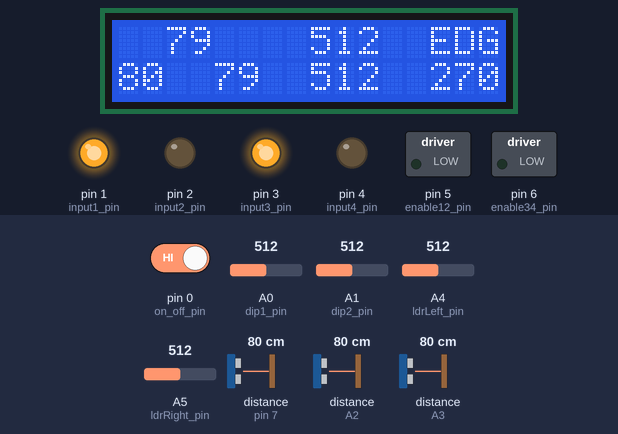
Bench run of a sketch on a simulated Arduino Uno, built with avr-gcc and run on an emulated ATmega328P. On the bench: 16×2 character LCD, switched loads named in the sketch (green lamp = pin HIGH), output pins drawn as LEDs (lit = HIGH). Wiring (inferred from the names in the program): 3 × ultrasonic range finder: trigger pin 7, echo pin 7 / trigger A2, echo A2 / trigger A3, echo A3. The test bench sets the inputs (shaded band); at power-on: pin 0 (on_off_pin) HIGH, distance to the obstacle (sensors on pin 7, A2, A3) 80 cm, A4 (ldrLeft_pin) = 512, A5 (ldrRight_pin) = 512, A0 (dip1_pin) = 512, A1 (dip2_pin) = 512. The echo pulse lasts 58.3 µs per cm.

Above: at 1.2 s.
1.3 s: pin 0 (on_off_pin) driven LOW
At 5.3 s:
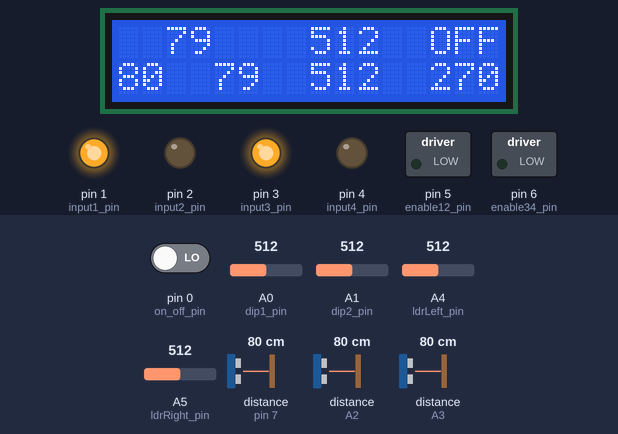
5.8 s: pin 0 (on_off_pin) driven HIGH
At 6.6 s:
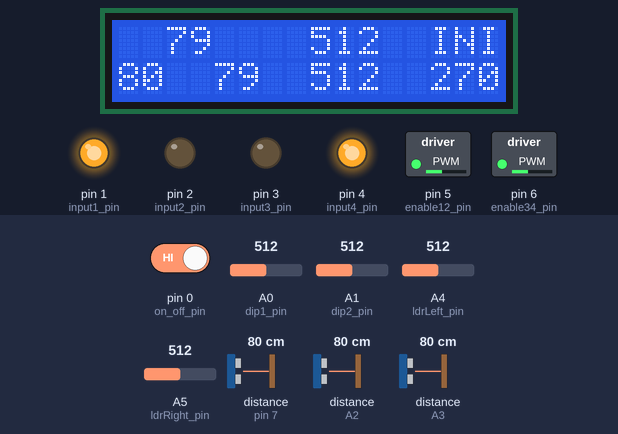
9.6 s: distance to the obstacle (sensor on pin 7) set to 2 cm
At 13.36 s:
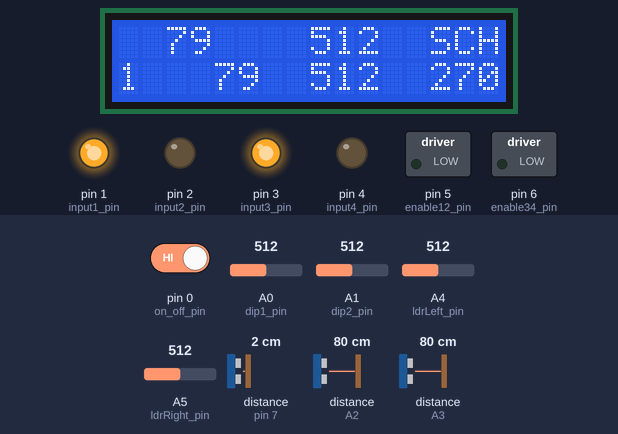
13.4 s: A4 (ldrLeft_pin) set to 534
At 17.8 s:
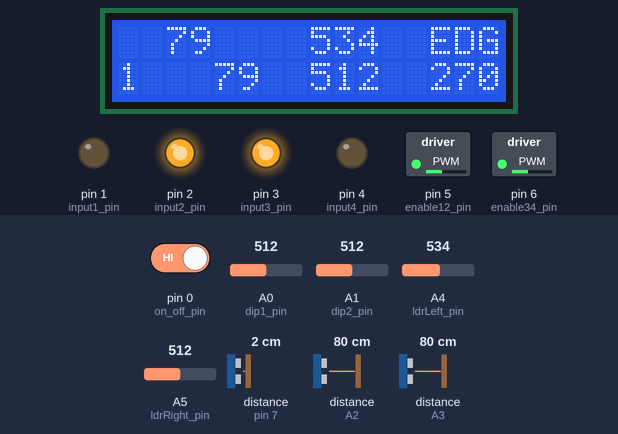
18.1 s: A4 (ldrLeft_pin) set to 567
At 19.3 s:
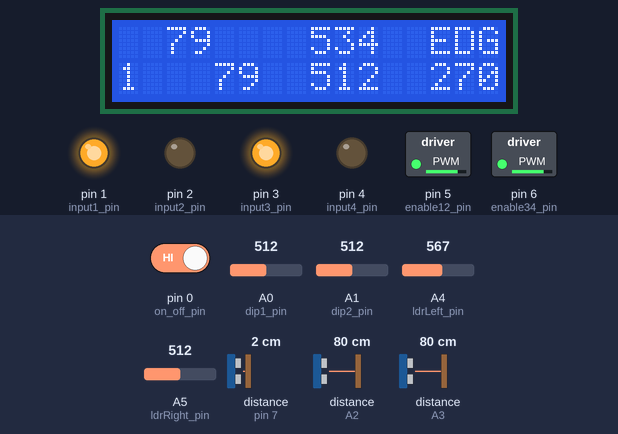
26.5 s: A5 (ldrRight_pin) set to 533
At 30.7 s:
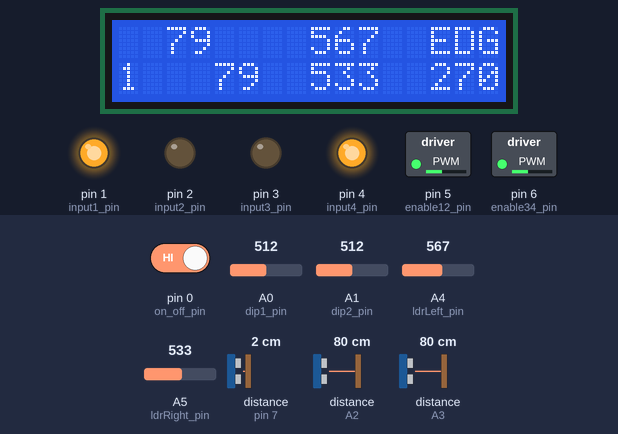
31.0 s: A5 (ldrRight_pin) set to 560
Timing chart, 0 to 34.1 s (numbered marks = the images above; inputs shaded):
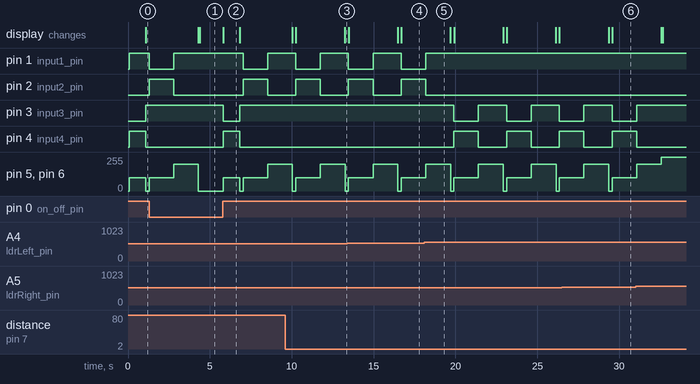

Measured:
- the behaviour switches between 549 and 550 on A4 (ldrLeft_pin) (found by bisection; images 4 and 5)
- after the input at 1.3 s, pin 1 (input1_pin): goes on until 2.8 s, then stays HIGH; pin 2 (input2_pin): goes on until 2.8 s, then stays LOW; pin 5 (enable12_pin), pin 6 (enable34_pin): goes on until 4.3 s, then stays 0/255; the display: first differs from a run without the input after 3.1 s (image 1)
- after the input at 5.8 s, pin 1 (input1_pin): HIGH → LOW after 1.2 s, → HIGH 1.5 s later; pin 2 (input2_pin): LOW → HIGH after 1.2 s, → LOW 1.5 s later
- after the input at 13.4 s, the display: first differs from a run without the input after 3.3 s (image 4)
- after the input at 18.1 s, pin 1 (input1_pin): goes on until 18.2 s, then stays HIGH; pin 2 (input2_pin): goes on until 18.2 s, then stays LOW; pin 3 (input3_pin): alternates HIGH for 1.7 s and LOW for 1.5 s, starting after 1.8 s; pin 4 (input4_pin): alternates HIGH for 1.5 s and LOW for 1.7 s, starting after 1.8 s
- after the input at 26.5 s, the display: first differs from a run without the input after 3.1 s (image 6)
- after the input at 31.0 s, pin 3 (input3_pin): goes on until 31.1 s, then stays HIGH; pin 4 (input4_pin): goes on until 31.1 s, then stays LOW

The sketch:

SumoBot.ino
```cpp
//Alexander Li
//AL TER4M SumoBot
//Version: 2021-05-13
//Course: TEJ4M1
//Teacher: Mr. Wong
//Function: sumo-wrestling bot that aims to push an opponent bot out of a ring

#include <LiquidCrystal.h>

//Pin variables

//Pin variables
int on_off_pin = 0;
int input1_pin = 1;
int input2_pin = 2;
int input3_pin = 3;
int input4_pin = 4;
int enable12_pin = 5;	//RIGHT motor
int enable34_pin = 6;	//LEFT motor
int uds_left_pin = 7;
int uds_right_pin = A2;
int uds_center_pin = A3;
LiquidCrystal lcd(8, 9, 10, 11, 12, 13);
int ldrLeft_pin = A4;
int ldrRight_pin = A5;
int dip1_pin = A0;
int dip2_pin = A1;

//Voltage reading for LDRs (drop across second resistor)
int ldrLeft_state = 0, ldrRight_state = 0;

//Distance readings from UDSs
long udsLeft_cm = 0, udsRight_cm = 0, udsCenter_cm = 0;
const int MAX_DIST = 300;

//LCD
long updateLCDTime = 0;

//System mode
const int OFF = 0, INITIAL = 1, SEARCH = 2, TRACK = 3, NEAR_EDGE = 4;
int systemMode = OFF; //0 for idle, 1 for search, 2 for tracking, 3 for facing, 4 for near edge
int previousSystemMode = OFF;

//Motor variables
int defaultSpeed = 0;

//Adjust these for turning
int motorLeftSpeed = 0, motorRightSpeed = 0;	//Speeds from -255 to +255
long turnFinishTime = -1; //-1 if not in use, positive time otherwise. In milliseconds.


void setup() {
  	lcd.begin(16, 2);

  	//Pin modes
	pinMode(on_off_pin, INPUT);
	pinMode(input1_pin, OUTPUT);
	pinMode(input2_pin, OUTPUT);
	pinMode(input3_pin, OUTPUT);
	pinMode(input4_pin, OUTPUT);
	pinMode(enable12_pin, OUTPUT);
	pinMode(enable34_pin, OUTPUT);
	pinMode(ldrLeft_pin, INPUT);
	pinMode(ldrRight_pin, INPUT);
	pinMode(dip1_pin, INPUT);
	pinMode(dip2_pin, INPUT);

  	//Write enable pins to L293D to high. (Power controlled by duty cycle)
	digitalWrite(enable12_pin, HIGH);
	digitalWrite(enable34_pin, HIGH);

  	Serial.end();
}

void loop() {
	//On/Off switch
	if (digitalRead(on_off_pin) == LOW){
		systemMode = OFF;
      	previousSystemMode = systemMode;
		defaultSpeed = 0;
		motorLeftSpeed = 0;
		motorRightSpeed = 0;
		updateMotorStates();
		return;	//skips to next run of loop()
	}
	if (previousSystemMode == OFF && digitalRead(on_off_pin) == HIGH){	//Robot turned on by switch 4
      	systemMode = INITIAL;
		initialTurning();
	}

	//Update LDRs
	ldrLeft_state = analogRead(ldrLeft_pin);
	ldrRight_state = analogRead(ldrRight_pin);
	//Update LCDs
	udsLeft_cm = updateUDS(uds_left_pin)/58.2377;
	udsRight_cm = updateUDS(uds_right_pin)/58.2377;
	udsCenter_cm = updateUDS(uds_center_pin)/58.2377;

  	//MODE: NEAR EDGE
	//NEAR_EDGE will not be deactivated until escape maneuver has been performed. Revert to search.
	if (ldrLeft_state < 550 || ldrRight_state < 550){
		systemMode = NEAR_EDGE;
		//Hard stop: high impedence by setting enable12_pin and enable34_pin to 0 duty cycle
		motorLeftSpeed = 0;
		motorRightSpeed = 0;
		updateMotorStates();
		delay(200);

		//Corrective turn
		if (ldrLeft_state < 550){	//Turn CW (right) 135 degrees
			motorLeftSpeed = 100;
			motorRightSpeed = -100;
			turnFinishTime = millis() + 1500;
		}
		else {	//Turn CCW (left) 135 degrees
			motorLeftSpeed = -100;
			motorRightSpeed = 100;
			turnFinishTime = millis() + 1500;
		}

		updateMotorStates();
		delay(turnFinishTime - millis()); //Maintain current motor speeds for duration of turn
		//Travel forwards for 1.5 seconds to get away from edge
		motorLeftSpeed = 200;
		motorRightSpeed = 200;
		turnFinishTime = millis() + 1500;
		updateMotorStates();
		delay(turnFinishTime - millis());
		//Reset system mode
		turnFinishTime = -1;
		systemMode = SEARCH;
	}
  	//MODE: FACING (TRACK)
	//In TinkerCAD, if object is not in range, returned distance is 335, not 0. Normally, timeout on pulseIn would give 0.
	//Parallax Ping))) (#28015) data sheet: https://www.digikey.com/htmldatasheets/production/1253021/0/0/1/28015.html
	//Min accurate range is 2 cm. By setting UDS back by at least 2cm from edge of car, opposing bot cannot get under sensor range
	//Max accurate range is 3 m (300 cm). All distances beyond will be disregarded.
	else if (udsLeft_cm < 300 || udsCenter_cm < 300 || udsRight_cm < 300){
		systemMode = TRACK;
		defaultSpeed = 255;
		//Opponent sumo bot detected in(F) or (L, F, R) sensors: full forwards
		if (udsCenter_cm < 300 && ((udsLeft_cm < 300 && udsRight_cm < 300) || (udsLeft_cm >= 300 && udsRight_cm >= 300)) ){
			motorLeftSpeed = defaultSpeed;
			motorRightSpeed = defaultSpeed;
		}
      	//Detected in (L, F): turn slight left
		else if (udsLeft_cm < 300 && udsCenter_cm < 300){
			motorLeftSpeed = defaultSpeed - 70;
			motorRightSpeed = defaultSpeed;
		}
      	//Detected in (R, F): turn slight right
		else if (udsRight_cm < 300 && udsCenter_cm < 300){
			motorLeftSpeed = defaultSpeed;
			motorRightSpeed = defaultSpeed - 70;
		}
      	//Detected in (L): turn hard left
		else if (udsLeft_cm < 300){
			motorLeftSpeed = defaultSpeed - 150;
			motorRightSpeed = defaultSpeed;
		}
      	//Detected in (R): turn hard right
		else if (udsRight_cm < 300){
			motorLeftSpeed = defaultSpeed;
			motorRightSpeed = defaultSpeed - 150;
		}
	}
  	//MODE: SEARCH
  	//Continuously rotate CW at slower speed to scan for opponent robot
	else{
		systemMode = SEARCH;
		defaultSpeed = 0;
		motorLeftSpeed = 80;
		motorRightSpeed = -80;
	}

	//Update speeds and direction of each motor
	updateMotorStates();
	previousSystemMode = systemMode;
}

void updateLCD(){
	//Erase display
	lcd.setCursor(0,0);
	lcd.print("                ");
	lcd.setCursor(0,1);
	lcd.print("             ");
  	//Print LDR analog readings in middle
	lcd.setCursor(8, 0);
	lcd.print(ldrLeft_state);
	lcd.setCursor(8, 1);
	lcd.print(ldrRight_state);
  	//Print distance sensor distance readings in left
	lcd.setCursor(0,1);
	lcd.print(udsLeft_cm);
	lcd.setCursor(4,1);
	lcd.print(udsRight_cm);
	lcd.setCursor(2,0);
	lcd.print(udsCenter_cm);
  	lcd.setCursor(13, 0);
  	//Print system mode in top-right
    if (systemMode == OFF){
      	lcd.print("OFF");
    }
    else if (systemMode == INITIAL){
      	lcd.print("INI");
    }
    else if (systemMode == SEARCH){
      	lcd.print("SCH");
    }
    else if (systemMode == TRACK){
      	lcd.print("TRK");
    }
    else if (systemMode == NEAR_EDGE){
      	lcd.print("EDG");
    }
}

//Pulse the ultrasonic distance sensor to get a return time reading to convert to distance
long updateUDS(int pin){
	pinMode(pin, OUTPUT);
	digitalWrite(pin, LOW);
	delayMicroseconds(2);
	digitalWrite(pin, HIGH);
	delayMicroseconds(10);
	digitalWrite(pin, LOW);
	pinMode(pin, INPUT);
	return pulseIn(pin, HIGH, 30000);
}

//Motor methods.

/* NOT IMPLEMENTED
//Sets the required motor speeds and turn time required to complete a fixed turn
void initiateTurn(int turnDegrees, int turnSpeed){
  //states: turn time has passed, turn time is ongoing, turn time is not in use
  //Add method to quickly flash maximum power: analogWrite(255) to both motors to overcome static friction
}
*/

//Update inputs to the L293D motor control chip to set motor speeds and directions
//Using analogWrite to control the duty cycle of the signal to the Enable pins on the L293D controls effective power to motors
//by quickly enabling/disabling the chip for a certain fraction of each cycle
void updateMotorStates(){
	//Right motor direction and speed
	if (motorRightSpeed < 0){
		digitalWrite(input1_pin, LOW);
		digitalWrite(input2_pin, HIGH);
	}
	else{
		digitalWrite(input1_pin, HIGH);
		digitalWrite(input2_pin, LOW);
	}
	analogWrite(enable12_pin, abs(motorRightSpeed));
	//Left motor direction and speed
	if (motorLeftSpeed < 0){
		digitalWrite(input3_pin, LOW);
		digitalWrite(input4_pin, HIGH);
	}
	else{
		digitalWrite(input3_pin, HIGH);
		digitalWrite(input4_pin, LOW);
	}
	analogWrite(enable34_pin, abs(motorLeftSpeed));
  	//Update the LCD, no more frequently than once every 1/10th of a second to prevent excessie flashing
  	if (millis() >= updateLCDTime){
      	updateLCDTime = millis() + 100;
  		updateLCD();
  	}
}

//Would need mass of car and power curve of motors to make theoretical prediction, or testing
//Note: there is no use in trying to predict required turn times without physical testing
//since I don't know the specs of the wheels or motor, or the weight of the robot
void initialTurning(){
	defaultSpeed = 0;	//If you don't want to turn on the spot for whatever reason, change this
	int dip1_state = analogRead(dip1_pin);
	int dip2_state = analogRead(dip2_pin);
  	lcd.setCursor(13, 1);

  	//Conditional statement to specify initial turning angle based on DIP switches 1 and 2
  	//(00, 0), (01, 90), (10, 180), (11, 270). Angles in CW direction.
	if (dip1_state < 500 && dip2_state < 500){
      	lcd.print("000");
		return;	//No turning
	}
	else if (dip1_state < 500 && dip2_state > 500){
		//send commands to motor to turn 90 degrees CW (right)
		motorLeftSpeed = defaultSpeed + 100;
		motorRightSpeed = defaultSpeed - 100;
		turnFinishTime = millis() + 1000;
      	lcd.print("090");
	}
	else if (dip1_state > 500 && dip2_state < 500){
		//send commands to motor to turn 180 degrees CW (right)
		motorLeftSpeed = defaultSpeed + 100;
		motorRightSpeed = defaultSpeed - 100;
		turnFinishTime = millis() + 2000;
      	lcd.print("180");
	}
	else if (dip1_state > 500 && dip2_state > 500){
		//send commands to motor to turn 90 degrees CCW (left)
		motorLeftSpeed = defaultSpeed - 100;
		motorRightSpeed = defaultSpeed + 100;
		turnFinishTime = millis() + 1000;
      	lcd.print("270");
	}
  	updateLCD();	//If this isn't done, LCD won't show correct system mode
	updateMotorStates();
	delay(turnFinishTime-millis());	//Maintain current motor speeds for duration of turn
	turnFinishTime = -1;
}
```
